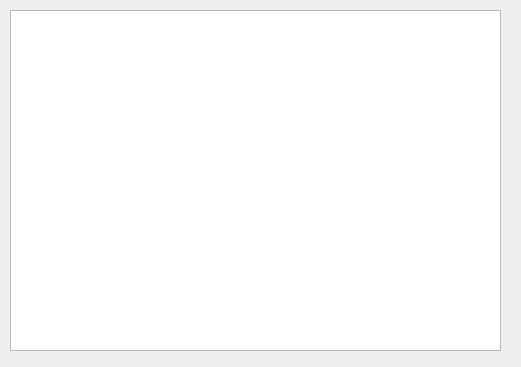
<?xml version="1.0" encoding="UTF-8"?>
<ui version="4.0">
 <class>GrantedImagesList</class>
 <widget class="QDialog" name="GrantedImagesList">
  <property name="geometry">
   <rect>
    <x>0</x>
    <y>0</y>
    <width>521</width>
    <height>367</height>
   </rect>
  </property>
  <property name="windowTitle">
   <string>Dialog</string>
  </property>
  <widget class="QListWidget" name="listWidget">
   <property name="geometry">
    <rect>
     <x>10</x>
     <y>10</y>
     <width>491</width>
     <height>341</height>
    </rect>
   </property>
   <property name="lineWidth">
    <number>1</number>
   </property>
  </widget>
 </widget>
 <resources/>
 <connections/>
</ui>
